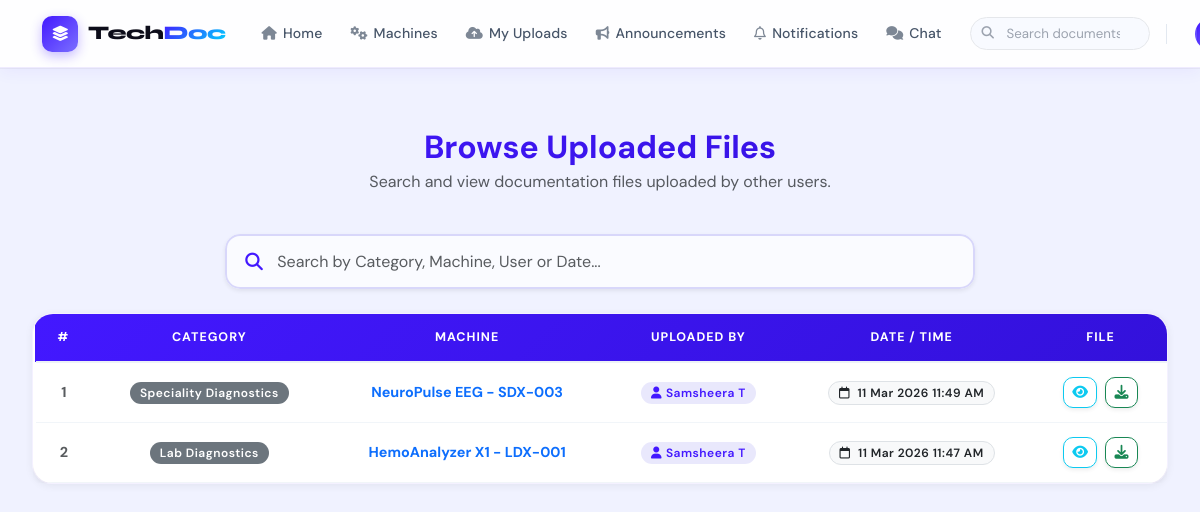
The app's page /user/search-uploads/ (signed in) with its own data.
### user/models.py (models this page shows, shortened)
class UserMachineFile(models.Model):
    user = models.ForeignKey(User, on_delete=models.CASCADE)
    machine = models.ForeignKey(Machine, on_delete=models.CASCADE)
    file = models.FileField(upload_to='UserMachineFiles/')
    upload_date = models.DateTimeField(auto_now_add=True)
    class Meta:
        db_table = "tbl_machine_file"

### wadmin/models.py (models this page shows)
class Machine(models.Model):
    category = models.ForeignKey('MachineCategory', on_delete=models.CASCADE)
    machine_name = models.CharField(max_length=100)
    description = models.TextField()
    image = models.FileField(upload_to='MachineImage/', null=True, blank=True)
    spare_manual = models.FileField(upload_to='MachineManuals/', null=True, blank=True)
    software_file = models.FileField(upload_to='MachineSoftware/', null=True, blank=True)
    class Meta:
        db_table = 'tbl_machine'

class MachineCategory(models.Model):
    category_name = models.CharField(max_length=100)
    class Meta:
        db_table = 'tbl_machine_category'

### guest/models.py (models this page shows)
class User(models.Model):
    name = models.CharField(max_length=50)
    contact = models.CharField(max_length=50)
    employeid = models.CharField(max_length=50)
    email = models.EmailField(unique=True, null=True)
    gender = models.CharField(max_length=50)
    photo = models.FileField(upload_to='UserPhoto/')
    password = models.CharField(max_length=50)
    status = models.CharField(max_length=20, default='pending')
    class Meta:
        db_table = 'tbl_user'

### user/views.py (the view)
# urls.py: path("search-uploads/", views.search_uploads, name="search_uploads"),
def search_uploads(request):
    user_id = request.session.get("uid")
    if not user_id:
        return redirect("guest:login")
    uploads = (
        UserMachineFile.objects
        .exclude(user_id=user_id)
        .select_related("machine", "machine__category", "user")
        .order_by("-upload_date")
    )
    return render(request, "user/SearchUploads.html", {
        "uploads": uploads
    })

### user/Templates/user/SearchUploads.html (shortened to what this page needs)
{% include 'user/Header.html' %}
<div class="container-fluid py-4">
    <div class="row justify-content-center mb-4">
        <div class="col-12 text-center">
            <h2 class="fw-bold mb-1"
                style="background: linear-gradient(135deg, var(--primary), var(--primary-dark)); -webkit-background-clip: text; background-clip: text; -webkit-text-fill-color: transparent;">
                Browse Uploaded Files</h2>
            <p class="text-muted">Search and view documentation files uploaded by other users.</p>
        </div>
    </div>
    <div class="row mb-4">
        <div class="col-md-8 mx-auto">
            <div class="search-container shadow-sm">
                <i class="fa-solid fa-magnifying-glass search-icon"></i>
                <input type="text"
                       id="fileSearch"
                       class="form-control custom-search-input"
                       placeholder="Search by Category, Machine, User or Date..."
                       onkeyup="searchFiles()">
            </div>
        </div>
    </div>
    <div class="card shadow-sm border-0 mb-5">
        <div class="card-body p-0 table-responsive">
            <table class="table table-custom table-hover m-0 w-100 align-middle text-center">
                <thead>
                    <tr>
                        <th>#</th>
                        <th>Category</th>
                        <th>Machine</th>
                        <th>Uploaded By</th>
                        <th>Date / Time</th>
                        <th>File</th>
                    </tr>
                </thead>
                <tbody>
                    {% for f in uploads %}
                    <tr class="fileRow">
                        <td class="fw-bold text-muted">{{ forloop.counter }}</td>
                        <td>
                            <span class="badge bg-secondary">{{ f.machine.category.category_name }}</span>
                        </td>
                        <td class="fw-bold text-primary">{{ f.machine.machine_name }}</td>
                        <td>
                            <span class="badge" style="background: rgba(79,70,229,0.12); color: var(--primary); font-weight: 600;">
                                <i class="fa-solid fa-user me-1"></i>{{ f.user.name }}
                            </span>
                        </td>
                        <td>
                            <span class="badge bg-light text-dark border">
                                <i class="fa-regular fa-calendar me-1"></i>
                                {{ f.upload_date|date:"d M Y h:i A" }}
                            </span>
                        </td>
                        <td>
                            <div class="d-flex justify-content-center gap-2">
                                <a href="{{ f.file.url }}" target="_blank"
                                   class="btn btn-sm btn-outline-info shadow-sm" title="View">
                                    <i class="fa-solid fa-eye"></i>
                                </a>
                                <a href="{{ f.file.url }}" download
                                   class="btn btn-sm btn-outline-success shadow-sm" title="Download">
                                    <i class="fa-solid fa-download"></i>
                                </a>
                            </div>
                        </td>
                    </tr>
                    {% endfor %}
                </tbody>
            </table>
        </div>
    </div>
</div>
</body>
</html>

### user/Templates/user/Header.html (style rules this page uses)
:root { --primary: #4318FF; --primary-dark: #3311DB; --cyan: #00D4FF; --danger: #ef4444; --success: #10b981; --info: #06b6d4; --bg-page: #F0F2FF; --card-bg: #ffffff; --text-main: #0D0D1A; --text-muted: #64748b; --border-light: #e2e8f0; --shadow-sm: 0 2px 8px rgba(0,0,0,0.06); --shadow-md: 0 8px 24px rgba(67,24,255,0.10); --radius: 12px; --radius-lg: 20px; --nav-h: 68px; }
*, *::before, *::after { box-sizing: border-box; }
body { font-family: 'DM Sans', sans-serif; background: var(--bg-page); min-height: 100vh; color: var(--text-main); overflow-x: hidden; padding-top: var(--nav-h); }
.table-custom { background: white; border-radius: var(--radius-lg); overflow: hidden; box-shadow: var(--shadow-sm); }
.table-custom thead tr { background: linear-gradient(135deg, var(--primary), var(--primary-dark)) !important; }
.table-custom thead th { color: white !important; background: transparent !important; font-weight: 700; font-size: 0.78rem; letter-spacing: 0.08em; text-transform: uppercase; padding: 14px 18px; border: none !important; white-space: nowrap; }
.table-custom tbody tr { transition: all 0.2s ease; border-left: 3px solid transparent; }
.table-custom tbody tr:nth-child(even) { background: rgba(67,24,255,0.02); }
.table-custom td { padding: 14px 18px; vertical-align: middle; border-color: #f1f5f9; font-size: 0.9rem; }
.btn { font-weight: 600; letter-spacing: 0.02em; border-radius: 10px !important; transition: all 0.25s cubic-bezier(0.4,0,0.2,1); font-family: 'DM Sans', sans-serif; }
.form-control, .form-select { border-radius: var(--radius); padding: 10px 14px; border: 1.5px solid var(--border-light); background: #fafbff; font-size: 0.9rem; font-family: 'DM Sans', sans-serif; transition: all 0.3s ease; }
.card { border-radius: var(--radius-lg) !important; border: 1px solid rgba(67,24,255,0.06) !important; box-shadow: var(--shadow-sm) !important; }
.badge { font-weight: 600; letter-spacing: 0.04em; padding: 5px 10px; border-radius: 20px; font-size: 0.75rem; }
.table-custom tbody tr { animation: rowSlide 0.35s ease both; }
.table-custom tbody tr:nth-child(1) { animation-delay: 0.05s; }
.table-custom tbody tr:nth-child(2) { animation-delay: 0.10s; }

### user/Templates/user/SearchUploads.html (style rules this page uses)
.search-container { position: relative; display: flex; align-items: center; border-radius: 15px; overflow: hidden; }
.search-icon { position: absolute; left: 20px; color: var(--primary); font-size: 1.1rem; z-index: 10; }
.custom-search-input { padding: 15px 15px 15px 50px !important; height: 55px !important; border: 2px solid rgba(79, 70, 229, 0.2) !important; border-radius: 15px !important; font-size: 1rem; transition: all 0.3s ease; }
.table-custom thead { background: #f8fafc; border-bottom: 2px solid #edf2f7; }
.table-custom th { text-transform: uppercase; font-size: 0.75rem; letter-spacing: 0.05em; color: #64748b; padding: 15px; }

### records on screen
UserMachineFile: machine.category.category_name "Speciality Diagnostics", machine.machine_name "NeuroPulse EEG - SDX-003", user.name "Samsheera T", upload_date "11 Mar 2026 11:49 AM"
UserMachineFile: machine.category.category_name "Lab Diagnostics", machine.machine_name "HemoAnalyzer X1 - LDX-001", user.name "Samsheera T", upload_date "11 Mar 2026 11:47 AM"
